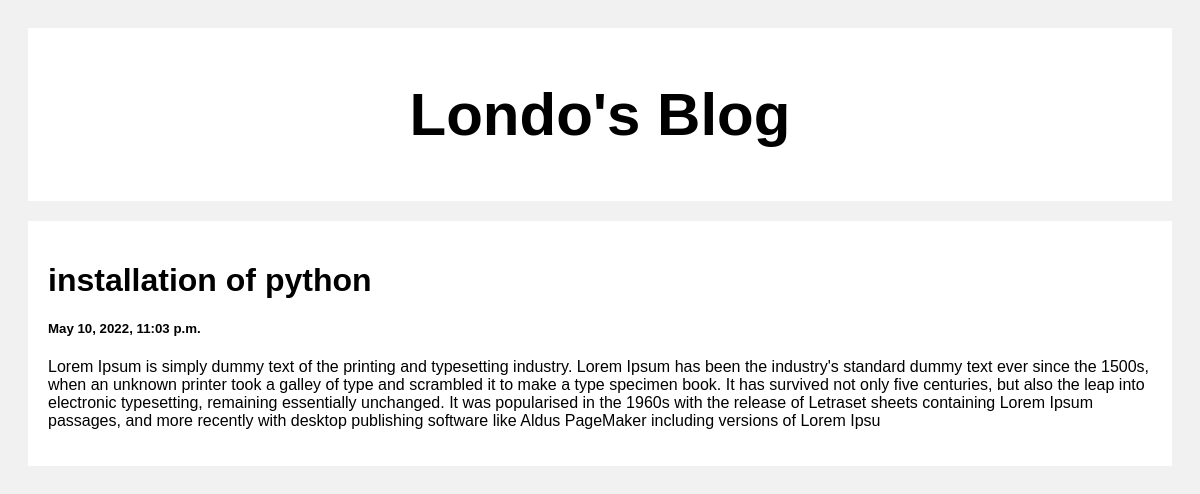
Screenshot of /post/3 with the database file from the repository.
### posts/models.py (models this page shows)
class Post(models.Model):
    title = models.CharField(max_length=100)
    body = models.CharField(max_length=1000000)
    created_at = models.DateTimeField(default=datetime.now, blank=True)

### posts/views.py (the view)
# urls.py: path('post/<str:pk>', views.post, name='post')
def post(request, pk):
    posts = Post.objects.get(id=pk)
    return render(request, 'posts.html',{'posts':posts})

### templates/posts.html (shortened to what this page needs)
<!DOCTYPE html>
<html>
<head>
</head>
<body>
<div class="header">
  <h2>Londo's Blog</h2>
</div>
<div class="row">
  <div class="leftcolumn">
    <div class="card">
        <h1>{{posts.title}}</h1>
        <h5>{{posts.created_at}}</h5>
        <p>{{posts.body}}</p>
    </div>
  </div>
</div>
</body>
</html>

### templates/posts.html (style rules this page uses)
* { box-sizing: border-box; }
body { font-family: Arial; padding: 20px; background: #f1f1f1; }
.header { padding: 2px; font-size: 40px; text-align: center; background: white; }
.leftcolumn { float: left; width: 100%; }
.card { background-color: white; padding: 20px; margin-top: 20px; }
.row:after { content: ""; display: table; clear: both; }

### rows the page displays
Post: title "installation of python", created_at "May 10, 2022, 11:03 p.m.", body "Lorem Ipsum is simply dummy text of the printing and typesetting industry. Lorem Ipsum has been the industry's standard dummy text ever since the 1500s, when an unknown printer took a galley of type and scrambled it to make a type specimen book. It has survived not only five centuries, but also the leap into electronic typesetting, remaining essentially unchanged. It was popularised in the 1960s with the release of Letraset sheets containing Lorem Ipsum passages, and more recently with desktop publishing software like Aldus PageMaker including versions of Lorem Ipsu"
